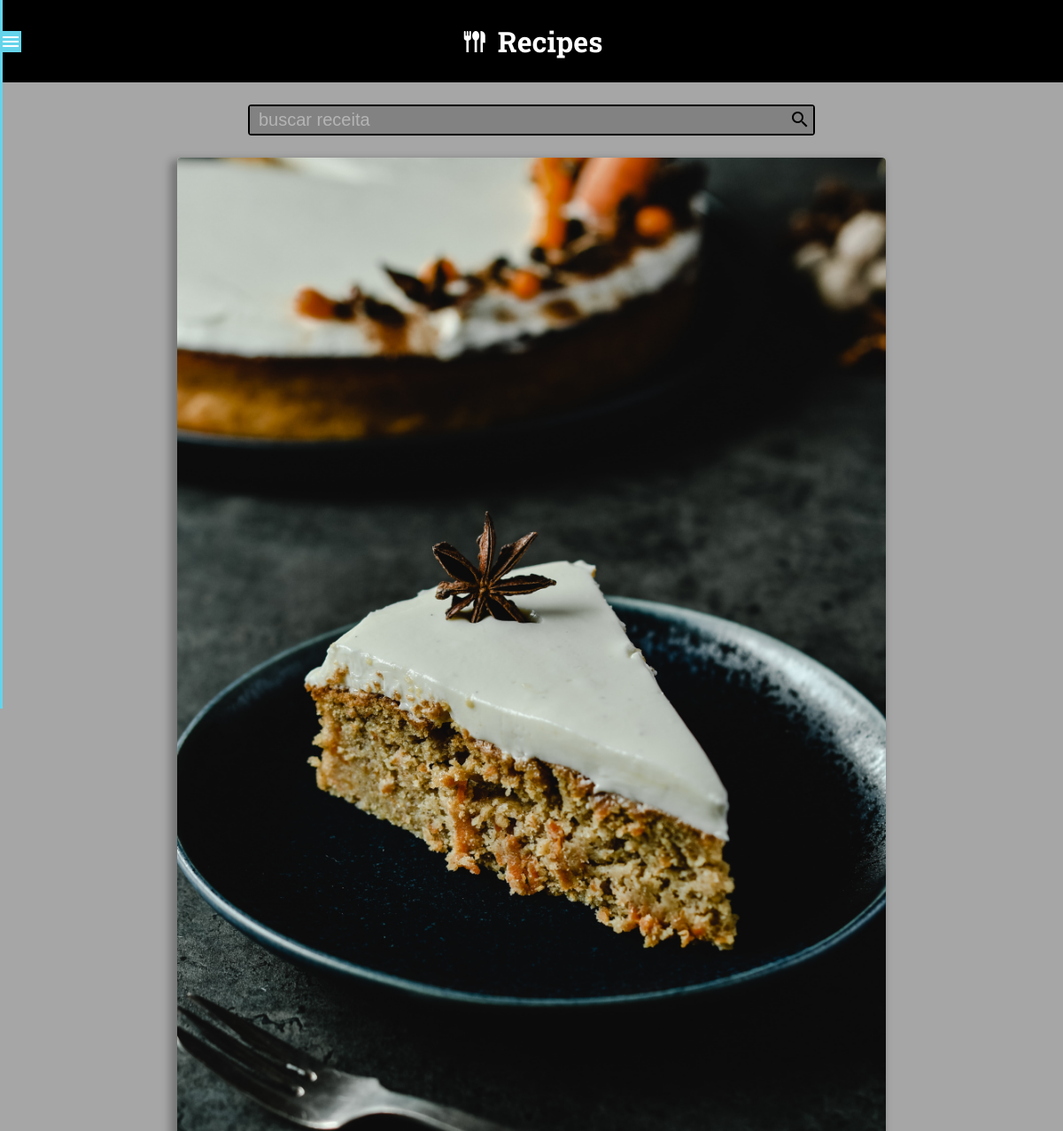
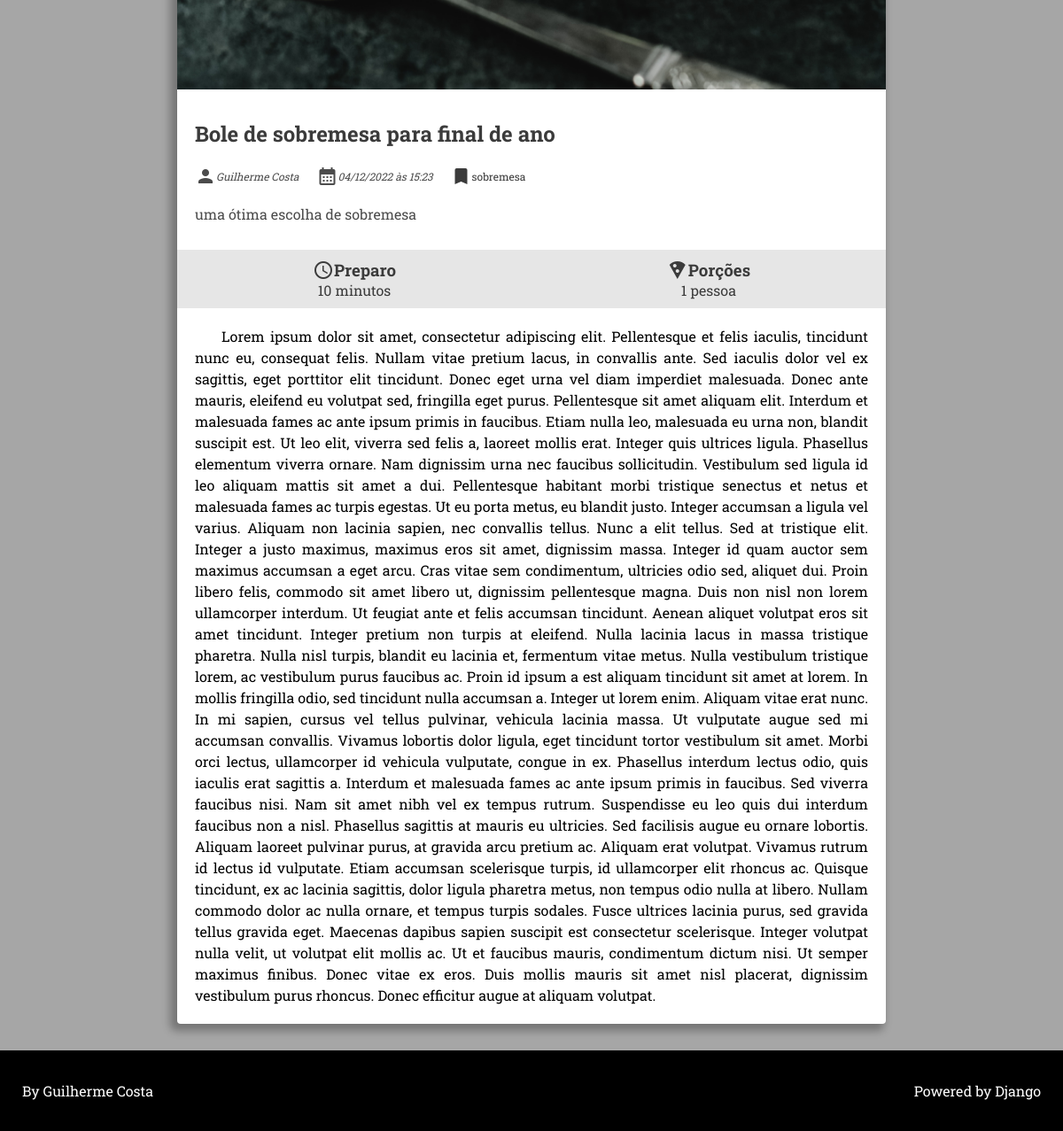
Screenshot of /recipe/34/ with the database file from the repository (2 pictures, top to bottom).
### recipes/models.py (models this page shows, shortened)
class Recipe(models.Model):
    title = models.CharField(max_length=65,)
    description = models.CharField(max_length=165,)
    slug = models.SlugField(max_length=65, unique=True)
    preparation_time = models.IntegerField()
    preparation_time_unit = models.CharField(max_length=165,)
    servings = models.IntegerField()
    servings_unit = models.CharField(max_length=65,)
    preparation_steps = models.TextField()
    preparation_steps_is_html = models.BooleanField(default=False)
    created_at = models.DateTimeField(auto_now_add=True)
    updated_at = models.DateTimeField(auto_now=True)
    is_published = models.BooleanField(default=False)
    cover = models.ImageField(upload_to='recipes/covers/%Y/%m/%d/',
                              blank=True,
                              default='',
                              )
    category = models.ForeignKey(Category,
                                 on_delete=models.SET_NULL,
                                 null=True,
                                 blank=True,
                                 default=None,
                                 )
    author = models.ForeignKey(User,
                               on_delete=models.SET_NULL,
                               null=True,
                               blank=True,
                               default=None,
                               )

class Category(models.Model):
    name = models.CharField(max_length=65,
                            verbose_name='Nome',
                            )

### recipes/views.py (the view)
# urls.py: path('recipe/<int:id>/', views.recipe, name='recipe'),
def recipe(request, id) -> render:
    recipe: list = get_object_or_404(Recipe,
                                     pk=id,
                                     is_published=True,
                                     )
    return render(request, 'recipes/pages/recipe-view.html', context={
        'recipe_details': True,
        'recipe_description': True,
        'title_recipe': f"{recipe.title}",
        'recipe': recipe,
    })

### recipes/templates/recipes/pages/recipe-view.html (shortened to what this page needs)
{% extends 'global/base.html' %}
{% block content %}
<div class="main-content main-content-list">
    {% include "recipes/partials/individual-recipe-view.html" %}
</div>
{% endblock content %}

### recipes/templates/recipes/partials/_details-recipe.html (shortened to what this page needs)
{% if recipe.cover %}
    <a href="{% url 'recipes:recipe' recipe.id %}">
        <img class="card-image" src="{{ recipe.cover.url }}" alt="temp image">
    </a>
{% endif %}
<section class="box-card-info">
    <a href="{% url 'recipes:recipe' recipe.id %}">
        <h2 class="card-title">{{ recipe.title }}</h2>
    </a>
    <div class="card-details">
        {% if recipe.author is not None %}
            <div>
                <span class="material-icons card-user-icon">person</span>
                {% if recipe.author.first_name %}
                    <span class="card-username">{{ recipe.author.first_name }} {{recipe.author.last_name}}</span>
                {% else %}
                    <span class="card-username">{{ recipe.author.username }}</span>
                {% endif %}
            </div>
        {% endif %}
        <div>
            <span class="material-icons card-calendar-icon">&#xebcc</span>
            <span class="card-date">{{ recipe.created_at|date:"d/m/Y" }} às {{ recipe.created_at|date:"H:i" }}</span>
        </div>
        {% if recipe.category.id %}
            <div>
                <a href="{% url 'recipes:category' recipe.category.id %}" class="flex-details">
                    <span class="material-icons">bookmark</span>
                    <span class="card-group">{{ recipe.category.name }}</span>
                </a>
            </div>
        {% endif %}
        <div class="prev-text-card">
            <p>{{ recipe.description }}</p>
        </div>
    </div>
</section>
<section class="box-card-preparation">
    <div class="card-time-preparation">
        <h3><span class="material-icons">&#xe8b5</span>Preparo</h3>
        <p>{{ recipe.preparation_time }} {{ recipe.preparation_time_unit }}</p>
    </div>
    <div class="card-portion">
        <h3><span class="material-icons">&#xe552</span>Porções</h3>
        <p>{{ recipe.servings }} {{ recipe.servings_unit }}</p>
    </div>
</section>
{% if recipe_description %}
    <div class="card-preparation-steps">
        {% if recipe.preparation_steps_is_html %}
            {{ recipe.preparation_steps|safe }}
        {% else %}
            {{ recipe.preparation_steps }}
        {% endif %}
    </div>
{% endif %}

### recipes/static/recipes/css/style.css (style rules this page uses)
:root { --default-font: 'Roboto Slab', serif; --bg-header-footer: black; --text-header-footer: white; --bg-menu: #65D4EB; --bg-content: #A6A6A6; --bg-input-search: #828282; --bg-card-details: #E6E6E6; --text-white: white; --text-card: #3b3b3b; --text-card-details: #4b4b4b; }
* { margin: 0; padding: 0; box-sizing: border-box; }
html { height: 100%; }
body { font-family: var(--default-font); background-color: var(--bg-content); height: 100%; display: flex; flex-direction: column; justify-content: space-between; }
.main-content { padding: 0 2%; display: flex; flex-flow: row wrap; justify-content: center; align-items: flex-start; gap: 20px; }
.card-preparation-steps { padding: 20px; line-height: 1.5; text-align: justify; text-indent: 30px; }
.card-image { width: 100%; }
.box-card-info { padding: 30px 20px; }
.box-card-info a { text-decoration: none; font-style: normal; color: var(--text-card); }
.card-title { padding-bottom: 20px; }
.card-details { font-size: 12px; font-style: italic; color: var(--text-card-details); display: flex; justify-content: flex-start; align-items: center; flex-flow: wrap; }
.card-details > .prev-text-card { width: 100%; margin-top: 20px; font-size: 16px; font-style: normal; }
.card-details > div { display: flex; align-items: center; margin-right: 20px; }
.flex-details { display: flex; align-items: center; }
.card-group { cursor: pointer; }
.box-card-preparation { display: flex; justify-content: space-around; align-items: center; flex-wrap: wrap; background-color: var(--bg-card-details); padding: 10px 0; }
.box-card-preparation div { text-align: center; color: var(--text-card); }
.box-card-preparation h3 { display: flex; align-items: center; }

### rows the page displays
Recipe: cover (picture), title "Bole de sobremesa para final de ano", author.first_name "Guilherme", author.last_name "Costa", created_at "04/12/2022", created_at "15:23", category.name "sobremesa", description "uma ótima escolha de sobremesa", preparation_time "10", preparation_time_unit "minutos", servings "1", servings_unit "pessoa", preparation_steps "Lorem ipsum dolor sit amet, consectetur adipiscing elit. Pellentesque et felis iaculis, tincidunt nunc eu, consequat felis. Nullam vitae pretium lacus, in convallis ante. Sed iaculis dolor vel ex sagittis, eget porttitor elit tincidunt. Donec eget urna vel diam imperdiet malesuada. Donec ante mauris, eleifend eu volutpat sed, fringilla eget purus. Pellentesque sit amet aliquam elit. Interdum et malesuada fames ac ante ipsum primis in faucibus. Etiam nulla leo, malesuada eu urna non, blandit suscipit est. Ut leo elit, viverra sed felis a, laoreet mollis erat. Integer quis ultrices ligula. Phasellus elementum viverra ornare. Nam dignissim urna nec faucibus sollicitudin. Vestibulum sed ligula…"
